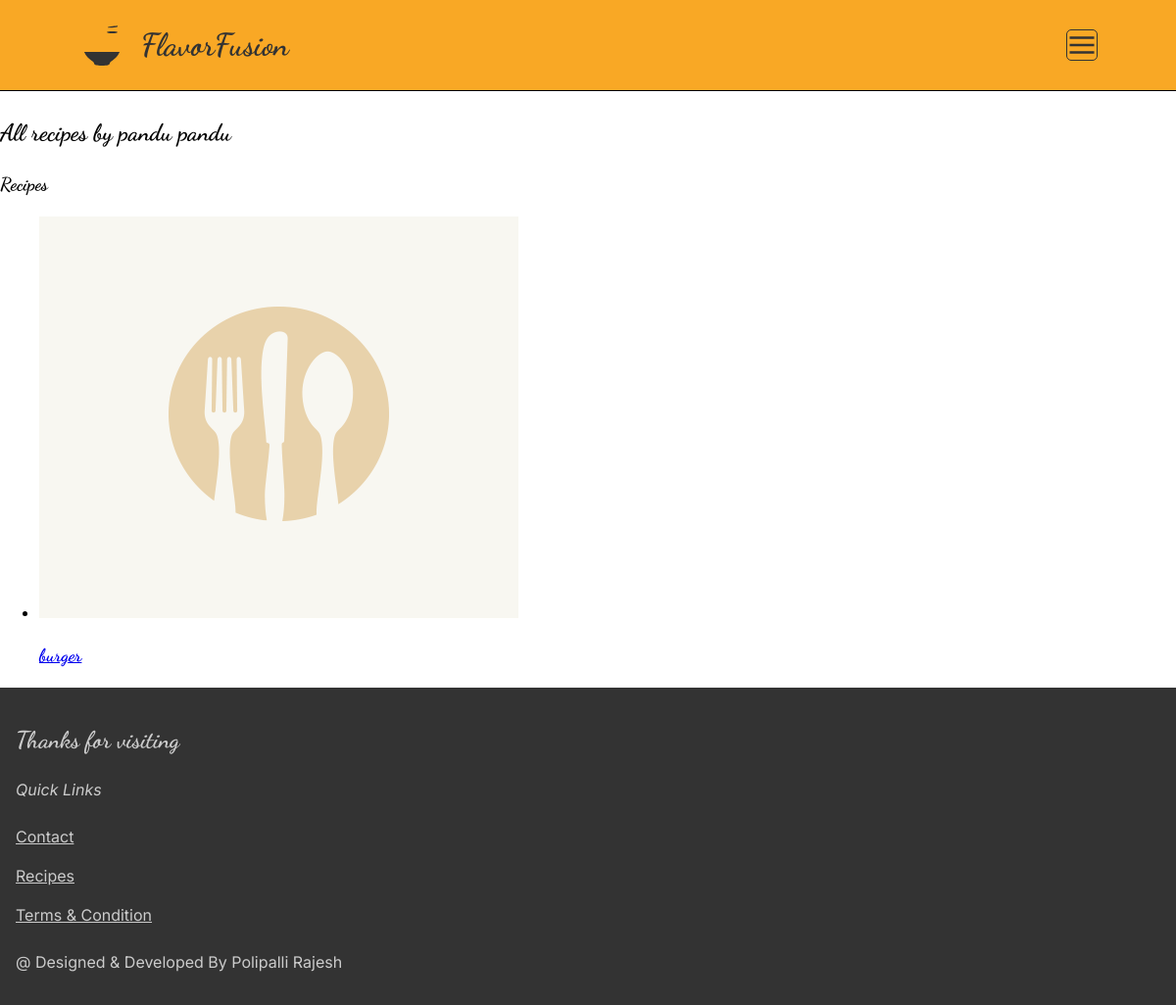
/recipe/user/3/ (signed in), run on the app's committed database.
### users/models.py (models this page shows, shortened)
class CustomUser(AbstractBaseUser, PermissionsMixin):
    email = models.EmailField(_("Email"), unique=True)
    first_name = models.CharField(_("First name"), max_length=50)
    last_name = models.CharField(_("Last name"), max_length=50)
    phone = models.CharField(_("Phone"), max_length=15, blank=True, null=True)
    address = models.CharField(_("Address"), max_length=255, blank=True, null=True)
    city = models.CharField(_("City"), max_length=50, blank=True, null=True)
    country = models.CharField(_("Country"), max_length=50, blank=True, null=True)
    profile_picture = models.ImageField(_("Profile picture"), upload_to="profile_pictures/", blank=True, null=True)
    is_staff = models.BooleanField(_("Staff status"), default=False)
    is_active = models.BooleanField(_("Active"), default=True)
    date_joined = models.DateTimeField(_("Date joined"), auto_now_add=True)
    last_login = models.DateTimeField(_("Last login"), auto_now=True)
    USERNAME_FIELD = 'email'
    REQUIRED_FIELDS = ['first_name', 'last_name', 'password']
    objects = CustomUserManager()
    class Meta:
        verbose_name = 'User'
        verbose_name_plural = 'Users'

### recipe/models.py (models this page shows, shortened)
class Recipe(models.Model):
    BREAKFAST = 'Breakfast'
    LUNCH = 'Lunch'
    DINNER = 'Dinner'
    DESSERT = 'Dessert'
    BEVERAGES = 'Beverage'
    CATEGORY_CHOICES = [
        (BREAKFAST, 'Breakfast'),
        (LUNCH, 'Lunch'),
        (DINNER, 'Dinner'),
        (DESSERT, 'Dessert'),
        (BEVERAGES, 'Beverage'),
    ]
    author = models.ForeignKey(get_user_model(), related_name='recipes', on_delete=models.CASCADE)
    title = models.CharField(max_length=255)
    category = models.CharField(max_length=10, choices=CATEGORY_CHOICES, default=BREAKFAST)
    cover_image = models.ImageField(upload_to='recipe_images/', null=True, blank=True)
    description = models.CharField(max_length=500)
    content = RichTextField()
    date_created = models.DateTimeField(auto_now_add=True)
    date_updated = models.DateTimeField(auto_now=True)
    class Meta:
        verbose_name = 'recipe'
        verbose_name_plural = 'recipes'

### recipe/views.py (the view)
# urls.py: path('user/<int:user_id>/', user_recipes_view, name='user_recipes'),
@login_required
def user_recipes_view(request, user_id):
    user = get_user_model().objects.get(pk=user_id)
    recipes = Recipe.objects.filter(author=user.id)
    return render(request, 'recipe/user_recipes.html', {
        'recipes': recipes,
        'profile': user,
    })

### recipe/templates/recipe/user_recipes.html (shortened to what this page needs)
{% extends "base.html" %}{% load static %}
{% block css %}
    <link rel="stylesheet" type="text/css" href="{% static 'recipe/css/user_recipes.css' %}">
{% endblock css %}
{% block content %}
<section class="section">
    <h2 class="section__title">All recipes by {{ profile.first_name }} {{ profile.last_name }}</h2>
    <h3 class="section__subtitle">Recipes</h3>
    <article class="recipes">
        <ul class="recipe__list">
            {% for recipe in recipes %}
            <li class="recipe__item">
                <a href="{% url 'recipe:recipe_detail' recipe.id %}" class="recipe__link">
                    {% if recipe.cover_image %}
                    <img src="{{ recipe.cover_image.url }}" alt="{{ recipe.title }}" class="recipe__image">
                    {% else %}
                    <img src="{% static 'core/img/default.png' %}" alt="{{ recipe.title }}" class="recipe__image">
                    {% endif %}
                    <h3 class="recipe__title">{{ recipe.title }}</h3>
                </a>
            </li>
            {% empty %}
            <p class="no__recipe-text">No recipes yet</p>
            {% endfor %}
        </ul>
    </article>
</section>
{% endblock content %}

### core/static/core/css/main.css (style rules this page uses)
.section { border-radius: 10px; }

### core/static/core/css/base.css (style rules this page uses)
:root { --font-family: 'Inter', sans-serif; --font-family-secondary: 'Dancing Script', cursive; --font-size: 1rem; --font-size-mobile: 2rem; --font-weight: 400; --line-height: 1.5; --color-primary: #FF6347; --color-secondary: #F9A825; --color-background: #010101; --color-accent: #4CAF50; --color-nav: #f79381; --color-text-secondary: #333333; --color-border-accent: #CCCCCC; }
body { margin: 0; padding: 0; border: 0; }
html { font-family: var(--font-family); font-size: var(--font-size); font-weight: var(--font-weight); line-height: var(--line-height); box-sizing: border-box; }
h1, h2, h3 { font-family: var(--font-family-secondary) !important; }
*, *::before, *::after { box-sizing: inherit; }

### recipe/static/recipe/css/base.css (style rules this page uses)
:root { --font-family: 'Inter', sans-serif; --font-family-secondary: 'Dancing Script', cursive; --font-size: 1rem; --font-size-mobile: 2rem; --font-weight: 400; --line-height: 1.5; --color-primary: #FF6347; --color-secondary: #F9A825; --color-background: #F5F5F5; --color-accent: #4CAF50; --color-text: #333333; --color-border-accent: #CCCCCC; }
body { margin: 0; padding: 0; border: 0; }
html { font-family: var(--font-family); font-size: var(--font-size); font-weight: var(--font-weight); line-height: var(--line-height); box-sizing: border-box; }
h1, h2, h3 { font-family: var(--font-family-secondary) !important; }
*, *::before, *::after { box-sizing: inherit; }

### data on the page
CustomUser: first_name "pandu", last_name "pandu"
Recipe: title "burger"
